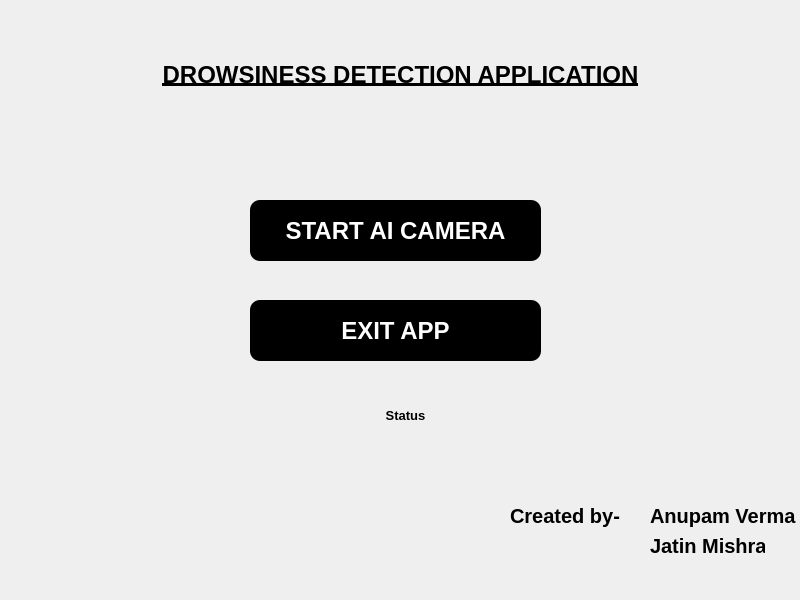
<?xml version="1.0" encoding="UTF-8"?>
<ui version="4.0">
 <class>MainWindow</class>
 <widget class="QMainWindow" name="MainWindow">
  <property name="geometry">
   <rect>
    <x>0</x>
    <y>0</y>
    <width>800</width>
    <height>600</height>
   </rect>
  </property>
  <property name="windowTitle">
   <string>MainWindow</string>
  </property>
  <widget class="QWidget" name="centralwidget">
   <property name="styleSheet">
    <string>
        

          QPushButton#launchBtn, QPushButton#exitBtn {
            font-family: &quot;Segoe UI Black&quot;;
            font-size: 24px; /* Adjusted font size */
            font-weight: bold;
            color: #ffffff;
            background-color: black;
            border: none;
            border-radius: 10px;
            padding: 10px 20px;
          }

          QPushButton#launchBtn:hover, QPushButton#exitBtn:hover {
            background-color: #333333;
          }

          QPushButton#launchBtn:pressed, QPushButton#exitBtn:pressed {
            background-color: #222222;
          }

          QLabel#label_heading {
            font-family: &quot;Segoe UI Black&quot;;
            font-size: 24px; /* Adjusted font size */
            font-weight: bold;
            text-decoration: underline;
          }

          QLabel#label_creators, QLabel#label_name1, QLabel#label_name2, QLabel#label_status {
            font-size: 12px; /* Adjusted font size */
          }

          QLabel#label_creators {
            font-size: 20px; /* Adjusted font size */
            font-weight: bold;
          }

          QLabel#label_name1, QLabel#label_name2 {
            font-size: 20px; /* Adjusted font size */
            font-weight: bold;
          }
        </string>
   </property>
   <widget class="QPushButton" name="launchBtn">
    <property name="geometry">
     <rect>
      <x>250</x>
      <y>200</y>
      <width>291</width>
      <height>61</height>
     </rect>
    </property>
    <property name="text">
     <string>START AI CAMERA</string>
    </property>
   </widget>
   <widget class="QLabel" name="label_heading">
    <property name="geometry">
     <rect>
      <x>10</x>
      <y>50</y>
      <width>781</width>
      <height>51</height>
     </rect>
    </property>
    <property name="text">
     <string>&lt;html&gt;&lt;head/&gt;&lt;body&gt;&lt;p align=&quot;center&quot;&gt;&lt;span style=&quot;font-size: 24px; font-weight: 700; text-decoration: underline;&quot;&gt;DROWSINESS DETECTION APPLICATION&lt;/span&gt;&lt;/p&gt;&lt;/body&gt;&lt;/html&gt;</string>
    </property>
   </widget>
   <widget class="QLabel" name="label_creators">
    <property name="geometry">
     <rect>
      <x>510</x>
      <y>500</y>
      <width>141</width>
      <height>31</height>
     </rect>
    </property>
    <property name="text">
     <string>Created by-</string>
    </property>
   </widget>
   <widget class="QLabel" name="label_name1">
    <property name="geometry">
     <rect>
      <x>650</x>
      <y>500</y>
      <width>150</width>
      <height>31</height>
     </rect>
    </property>
    <property name="text">
     <string>Anupam Verma</string>
    </property>
   </widget>
   <widget class="QLabel" name="label_name2">
    <property name="geometry">
     <rect>
      <x>650</x>
      <y>530</y>
      <width>115</width>
      <height>31</height>
     </rect>
    </property>
    <property name="text">
     <string>Jatin Mishra</string>
    </property>
   </widget>
   <widget class="QLabel" name="label_status">
    <property name="geometry">
     <rect>
      <x>260</x>
      <y>390</y>
      <width>291</width>
      <height>51</height>
     </rect>
    </property>
    <property name="text">
     <string>&lt;html&gt;&lt;head/&gt;&lt;body&gt;&lt;p align=&quot;center&quot;&gt;&lt;span style=&quot; font-size:10pt; font-weight:700;&quot;&gt;Status&lt;/span&gt;&lt;/p&gt;&lt;/body&gt;&lt;/html&gt;</string>
    </property>
   </widget>
   <widget class="QPushButton" name="exitBtn">
    <property name="geometry">
     <rect>
      <x>250</x>
      <y>300</y>
      <width>291</width>
      <height>61</height>
     </rect>
    </property>
    <property name="text">
     <string>EXIT APP</string>
    </property>
   </widget>
   <widget class="QLabel" name="label">
    <property name="geometry">
     <rect>
      <x>0</x>
      <y>0</y>
      <width>821</width>
      <height>611</height>
     </rect>
    </property>
    <property name="text">
     <string/>
    </property>
    <property name="pixmap">
     <pixmap>yes.jpg</pixmap>
    </property>
    <property name="scaledContents">
     <bool>true</bool>
    </property>
   </widget>
   <zorder>label</zorder>
   <zorder>launchBtn</zorder>
   <zorder>label_heading</zorder>
   <zorder>label_creators</zorder>
   <zorder>label_name1</zorder>
   <zorder>label_name2</zorder>
   <zorder>label_status</zorder>
   <zorder>exitBtn</zorder>
  </widget>
  <widget class="QMenuBar" name="menubar">
   <property name="geometry">
    <rect>
     <x>0</x>
     <y>0</y>
     <width>800</width>
     <height>22</height>
    </rect>
   </property>
  </widget>
 </widget>
 <resources/>
 <connections/>
</ui>
